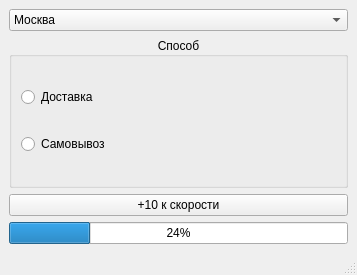
<?xml version="1.0" encoding="UTF-8"?>
<ui version="4.0">
 <class>MainWindow</class>
 <widget class="QMainWindow" name="MainWindow">
  <property name="geometry">
   <rect>
    <x>0</x>
    <y>0</y>
    <width>357</width>
    <height>275</height>
   </rect>
  </property>
  <property name="windowTitle">
   <string>MainWindow</string>
  </property>
  <widget class="QWidget" name="centralwidget">
   <layout class="QVBoxLayout" name="verticalLayout_2">
    <item>
     <widget class="QComboBox" name="comboBox">
      <item>
       <property name="text">
        <string>Москва</string>
       </property>
      </item>
      <item>
       <property name="text">
        <string>Казань</string>
       </property>
      </item>
      <item>
       <property name="text">
        <string>Ереван</string>
       </property>
      </item>
      <item>
       <property name="text">
        <string>Тверь</string>
       </property>
      </item>
      <item>
       <property name="text">
        <string>Тула</string>
       </property>
      </item>
      <item>
       <property name="text">
        <string>Брянск</string>
       </property>
      </item>
      <item>
       <property name="text">
        <string>другой город</string>
       </property>
      </item>
     </widget>
    </item>
    <item>
     <widget class="QGroupBox" name="groupBox">
      <property name="title">
       <string>Способ</string>
      </property>
      <property name="alignment">
       <set>Qt::AlignCenter</set>
      </property>
      <layout class="QVBoxLayout" name="verticalLayout">
       <item>
        <widget class="QRadioButton" name="radioButton_1">
         <property name="text">
          <string>Доставка</string>
         </property>
        </widget>
       </item>
       <item>
        <widget class="QRadioButton" name="radioButton_2">
         <property name="text">
          <string>Самовывоз</string>
         </property>
        </widget>
       </item>
      </layout>
     </widget>
    </item>
    <item>
     <widget class="QPushButton" name="pushButton_add">
      <property name="text">
       <string>+10 к скорости</string>
      </property>
      <property name="checkable">
       <bool>true</bool>
      </property>
      <property name="checked">
       <bool>false</bool>
      </property>
     </widget>
    </item>
    <item>
     <widget class="QProgressBar" name="progressBar">
      <property name="value">
       <number>24</number>
      </property>
     </widget>
    </item>
   </layout>
  </widget>
  <widget class="QMenuBar" name="menubar">
   <property name="geometry">
    <rect>
     <x>0</x>
     <y>0</y>
     <width>357</width>
     <height>26</height>
    </rect>
   </property>
  </widget>
  <widget class="QStatusBar" name="statusbar"/>
 </widget>
 <resources/>
 <connections/>
</ui>
